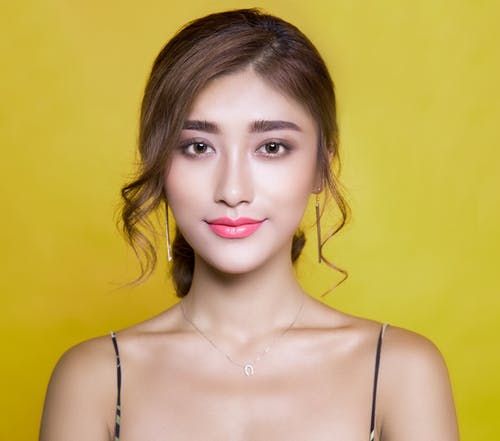
#> input picture test2.jpeg, 500 x 441 px
$ python face_detection.py
#> lines starting #> are read from the running program, lines starting #| are printed output that depends on the picture; after the words box and inside, x2 and y2 are one past the last pixel; in counts of white or black regions, pixels touching at a corner belong together
import cv2
#Classifier or Face Detection Model
face_cascade = cv2.CascadeClassifier('haarcascade_frontalface_default.xml')
# Read the input image
img = cv2.imread('test2.jpeg')
#> img is the input picture: shape (441, 500, 3); mean B, G, R 91.1, 168.2, 194.5
gray = cv2.cvtColor(img, cv2.COLOR_BGR2GRAY)
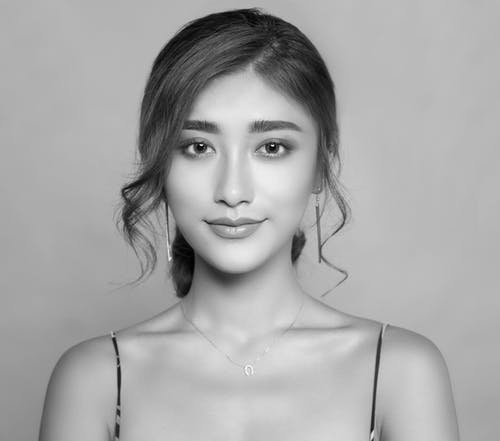
#> gray: shape (441, 500); min 1, max 250, mean 167.3
faces = face_cascade.detectMultiScale(gray, 1.1, 4)
#> faces = [[144, 76, 189, 189]]
for (x, y , w ,h) in faces:
    cv2.rectangle(img, (x,y), (x+w, y+h), (255, 150 , 150), 3)
#> this loop made 1 pass
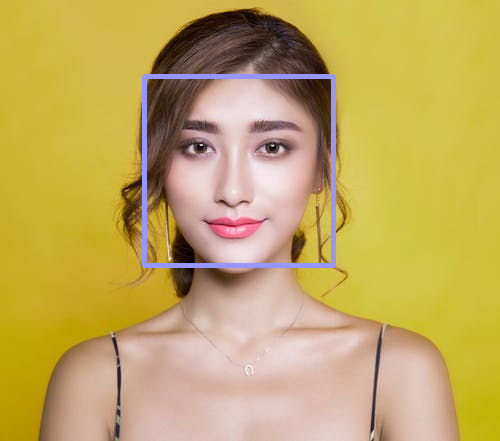
#> img: shape (441, 500, 3); 1.71% of pixels changed, all inside (x1, y1, x2, y2) = (142, 74, 336, 268)
    # Display the output
cv2.imshow('Detcted Image', img)
cv2.waitKey()

$ run again, with test.jpg copied over test2.jpeg
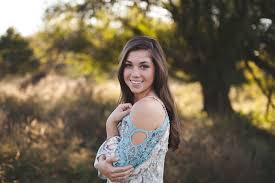
#> input picture test.jpg, 275 x 183 px
#> img is the input picture: shape (183, 275, 3); mean B, G, R 84.1, 105.5, 117.5
#> `gray = cv2.cvtColor(img, cv2.COLOR_BGR2GRAY)`:
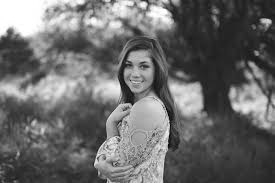
#> gray: shape (183, 275); min 1, max 255, mean 106.6
#> faces = [[117, 50, 41, 41]]
#> the loop `for (x, y , w ,h) in faces:` made 1 pass
#> after the loop `for (x, y , w ,h) in faces:`:
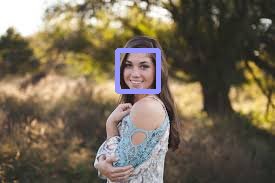
#> img: shape (183, 275, 3); 1.61% of pixels changed, all inside (x1, y1, x2, y2) = (115, 48, 161, 94)
